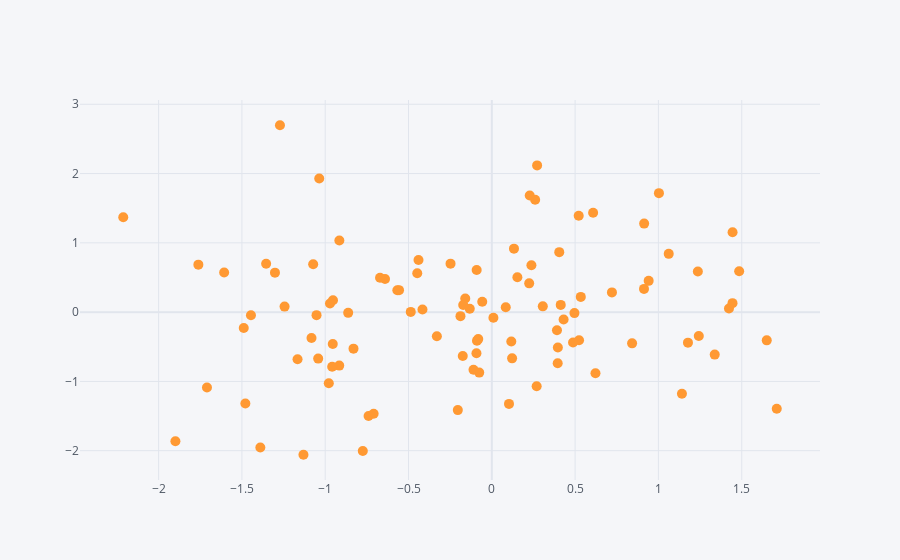

This figure's notebook cell:
### Code cell
df.iplot(
    kind='scatter',
    x='A',
    y='B',
    mode='markers',
    size=10
)
